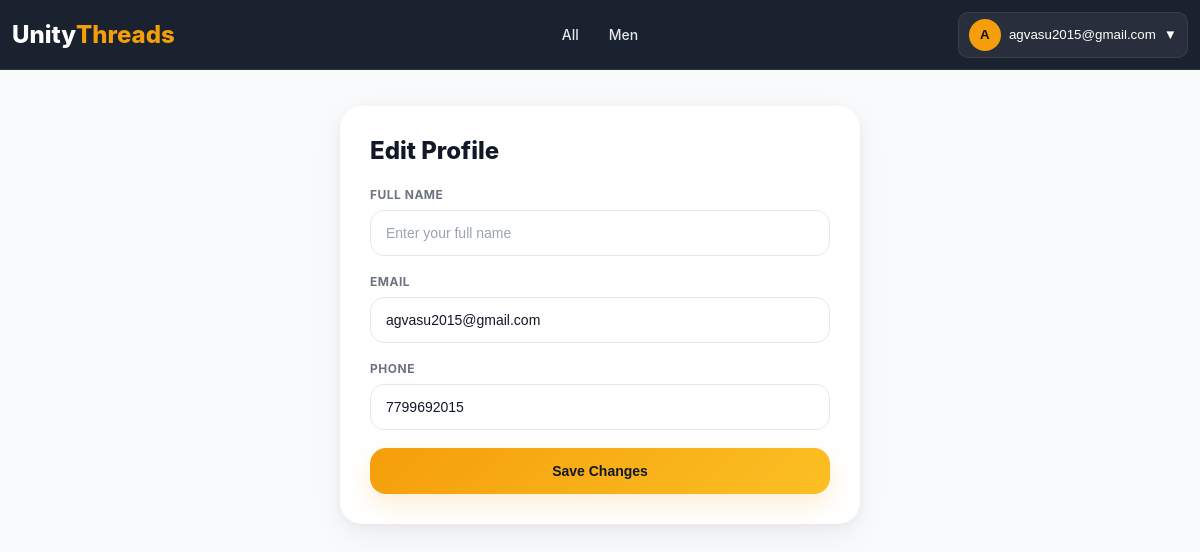
The page /profile/edit/ (signed in) on the database its author committed.
### products/models.py (models this page shows, shortened)
class BaseModel(models.Model):
    created_at = models.DateTimeField(
        auto_now_add=True
    )
    updated_at = models.DateTimeField(
        auto_now=True
    )
    class Meta:
        abstract = True

class Category(BaseModel):
    name = models.CharField(
        max_length=100,
        unique=True
    )
    slug = models.SlugField(
        unique=True,
        blank=True
    )
    image = models.ImageField(
        upload_to='categories/',
        blank=True,
        null=True
    )
    is_active = models.BooleanField(default=True)
    class Meta:
        verbose_name_plural = "Categories"
        ordering = ['name']
        indexes = [
            models.Index(fields=['slug']),
            models.Index(fields=['is_active']),
        ]

### accounts/models.py (models this page shows, shortened)
class User(AbstractUser):
    username = None
    email = models.EmailField(
        unique=True
    )
    phone = models.CharField(
        max_length=10,
        unique=True
    )
    full_name = models.CharField(
        max_length=150
    )
    is_email_verified = models.BooleanField(
        default=False
    )
    USERNAME_FIELD = "email"
    REQUIRED_FIELDS = ["phone"]
    objects = UserManager()

class UserProfile(models.Model):
    user = models.OneToOneField(
        User,
        on_delete=models.CASCADE,
        related_name="profile"
    )
    phone = models.CharField(
        max_length=15,
        blank=True,
        null=True
    )
    address = models.TextField(
        blank=True,
        null=True
    )
    created_at = models.DateTimeField(
        auto_now_add=True
    )
    updated_at = models.DateTimeField(
        auto_now=True
    )

### accounts/views.py (the view, shortened to what this page needs)
# urls.py: path("profile/edit/",edit_profile_view, name="edit_profile"),
@login_required
def edit_profile_view(request):
    user = request.user
    profile, created = UserProfile.objects.get_or_create(user=user)
    return render(request, "accounts/edit_profile.html", {
        "profile": profile,
    })

### home/context_processors.py (called while the page is built)
def global_data(request):
    return {
        "categories": Category.objects.all()
    }

### accounts/templates/accounts/edit_profile.html (shortened to what this page needs)
{% load static %}
<!DOCTYPE html>
<html lang="en">
<head>
</head>
<body>
    {% include "partials/navbar.html" %}
    <div class="edit-profile-page">
        <div class="box">
            <h2>Edit Profile</h2>
            <form method="POST">
                <div class="form-group">
                    <label>
                        Full Name
                    </label>
                    <input
                        type="text"
                        name="full_name"
                        value="{{ request.user.full_name|default_if_none:'' }}"
                        placeholder="Enter your full name"
                        required
                    >
                </div>
                <div class="form-group">
                    <label>
                        Email
                    </label>
                    <input
                        type="email"
                        name="email"
                        value="{{ request.user.email }}"
                        placeholder="Enter your email"
                        required
                    >
                </div>
                <div class="form-group">
                    <label>
                        Phone
                    </label>
                   <input
                    type="text"
                    name="phone"
                    value="{{ profile.phone|default:request.user.phone }}"
                    placeholder="Enter your phone number"
                    required
                >
                </div>
                <button
                    type="submit"
                    class="save-btn"
                >
                    Save Changes
                </button>
            </form>
        </div>
    </div>
</body>
</html>

### home/templates/partials/navbar.html (shortened to what this page needs)
{% load static %}
<link rel="stylesheet" href="{% static 'home/css/navbar.css' %}">
<header class="header" id="header">
    <a href="/" class="logo">
        Unity<span>Threads</span>
    </a>
      <nav class="nav" id="nav">
    <a href="{% url 'product_list' %}">All</a>
    {% for category in categories %}
        <a href="{% url 'product_list' %}?category={{ category.slug }}">
            {{ category.name }}
        </a>
    {% endfor %}
</nav>
    <div class="nav-actions">
        {% if request.user.is_authenticated %}
        <div class="account-dropdown" id="accountWrapper">
            <button class="account-btn" id="accountBtn" type="button">
                <span class="account-avatar">
                    {{ request.user.full_name|default:request.user.email|first|upper }}
                </span>
                <span class="account-name">
                    {{ request.user.full_name|default:request.user.email }}
                </span>
                <span class="dropdown-icon">▼</span>
            </button>
        </div>
        {% endif %}
    </div>
</header>

### home/static/home/css/navbar.css (style rules this page uses)
* { margin: 0; padding: 0; box-sizing: border-box; }
body { font-family: Inter, Arial, sans-serif; background: #f9fafb; color: #111827; }
html { scroll-behavior: smooth; }
.header { z-index: 10000; position: fixed; top: 0; left: 0; width: 100%; height: 70px; display: flex; align-items: center; background: rgba(17, 24, 39, 0.96); backdrop-filter: blur(14px); border-bottom: 1px solid rgba(255, 255, 255, 0.08); z-index: 999999; }
.logo { font-size: 24px; font-weight: 800; color: #fff; text-decoration: none; display: flex; align-items: center; padding-left: 12px; }
.logo span { color: #f59e0b; }
.nav { position: absolute; left: 50%; transform: translateX(-50%); display: flex; align-items: center; gap: 10px; }
.nav a { color: #e5e7eb; text-decoration: none; font-size: 14px; font-weight: 500; padding: 6px 10px; border-radius: 8px; transition: 0.2s ease; white-space: nowrap; }
.nav-actions { margin-left: auto; display: flex; align-items: center; gap: 10px; padding-right: 12px; }
.account-btn { display: flex; align-items: center; gap: 8px; position: relative; padding: 6px 10px; background: rgba(255, 255, 255, 0.06); border: 1px solid rgba(255, 255, 255, 0.08); border-radius: 10px; color: #fff; cursor: pointer; }
.account-avatar { width: 32px; height: 32px; display: flex; align-items: center; justify-content: center; border-radius: 50%; background: #f59e0b; font-weight: 700; color: #111; }

### accounts/templates/accounts/edit_profile.html (style rules this page uses)
body { background:#f4f6f9; color:#111827; font-family: -apple-system, BlinkMacSystemFont, "Segoe UI", Roboto, Arial, sans-serif; overflow-x:clip; padding-top:82px; }
.edit-profile-page { width:100%; min-height:calc(100vh - 82px); display:flex; justify-content:center; align-items:flex-start; padding:24px 16px 40px; }
.box { width:100%; max-width:520px; background:#ffffff; border-radius:22px; padding:30px; box-shadow: 0 10px 30px rgba(0,0,0,0.06), 0 2px 10px rgba(0,0,0,0.04); animation:fadeUp .35s ease; }
.box h2 { font-size:24px; font-weight:800; margin-bottom:22px; color:#111827; }
.form-group { margin-bottom:18px; }
label { display:block; font-size:12px; font-weight:700; color:#6b7280; margin-bottom:8px; text-transform:uppercase; letter-spacing:.5px; }
input { width:100%; padding:14px 15px; border: 1.5px solid #e5e7eb; border-radius:14px; font-size:14px; background:#ffffff; color:#111827; outline:none; transition:.25s ease; }
input::placeholder { color:#9ca3af; }
.save-btn { width:100%; display:flex; align-items:center; justify-content:center; margin-top:8px; padding:15px; border:none; border-radius:16px; background: linear-gradient( 135deg, #f59e0b, #fbbf24 ); color:#111827; font-size:14px; font-weight:800; cursor:pointer; transition:.25s ease; box-shadow: 0 10px 25px rgba(245,158,11,0.18); }

### rows shown on the page
Category: name "Men"
User: user.full_name|first "A", user.full_name "agvasu2015@gmail.com", email "agvasu2015@gmail.com"
UserProfile: phone "7799692015"
